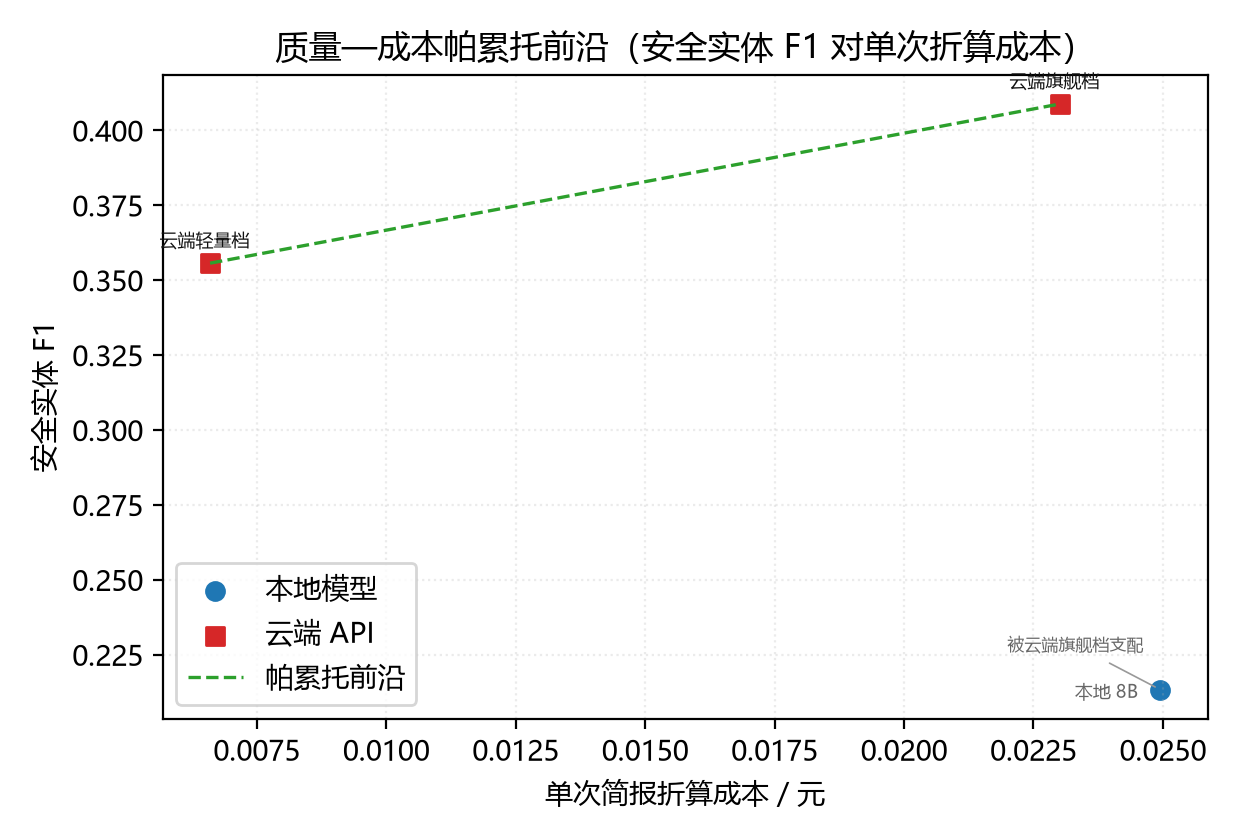

Python code for this plot:
"""图3　质量—成本帕累托前沿（R9）。

数据来源：reports/aggregate.json 中各配置的 ROUGE-L（质量）与单次折算成本。
成本缺失（pricing.yaml 未填）时不绘图，避免用假数据画图。
"""
from __future__ import annotations

from pathlib import Path
from typing import Any, Dict, List, Optional

from experiments.common import read_json
from experiments.logging_utils import get_logger
from experiments.metrics.aggregate import PRIMARY_METRIC
from experiments.paths import AGGREGATE, FIGURES_DIR

logger = get_logger("exp.fig3")

# 图内标签用论文口径的中文名，避免出现 cloud_flagship 这类配置 id
LABELS = {
    "qwen3:8b": "本地 8B",
    "cloud_flagship": "云端旗舰档",
    "cloud_light": "云端轻量档",
    "baseline_keyword": "关键词规则",
    "baseline_textrank": "TextRank",
    "baseline_tfidf": "TF-IDF 聚类",
}


def _pareto(points: List[Dict[str, Any]]) -> List[Dict[str, Any]]:
    """成本越小越好、质量越大越好 → 前沿 = 按成本升序后质量递增的点。"""
    ordered = sorted(points, key=lambda p: p["cost"])
    front: List[Dict[str, Any]] = []
    best = -1.0
    for p in ordered:
        if p["quality"] > best:
            front.append(p)
            best = p["quality"]
    return front


def draw(out: Optional[Path] = None, agg_path: Optional[Path] = None) -> Optional[Path]:
    agg = read_json(Path(agg_path) if agg_path else AGGREGATE) if AGGREGATE.exists() else {}
    configs = agg.get("configs") or {}
    groups = agg.get("groups") or {}
    points: List[Dict[str, Any]] = []
    for cfg, v in configs.items():
        # 质量轴用论文主指标（实体 F1）；ROUGE-L 因跨语言不匹配绝对值偏低，不用于绘图
        q = (v.get(PRIMARY_METRIC) or {}).get("mean")
        c = v.get("cost_per_item_mean")
        if q is None or c is None:
            continue
        points.append({"config": cfg, "quality": float(q), "cost": float(c),
                       "group": groups.get(cfg, "unknown")})
    if len(points) < 2:
        logger.warning("可用于绘图的配置不足（需要同时有质量与成本数据），跳过图3")
        return None

    try:
        import matplotlib

        matplotlib.use("Agg")
        import matplotlib.pyplot as plt
    except Exception as e:  # noqa: BLE001
        logger.warning("matplotlib 不可用，跳过图3: %s", e)
        return None

    FIGURES_DIR.mkdir(parents=True, exist_ok=True)
    out_path = Path(out) if out else FIGURES_DIR / "fig3_pareto.png"

    # 中文字体：matplotlib 默认字体无 CJK 字形，会把标签渲染成方框
    plt.rcParams["font.sans-serif"] = ["Microsoft YaHei", "SimHei", "DejaVu Sans"]
    plt.rcParams["axes.unicode_minus"] = False

    colors = {"local": "#1f77b4", "cloud": "#d62728", "baseline": "#7f7f7f"}
    markers = {"local": "o", "cloud": "s", "baseline": "^"}
    fig, ax = plt.subplots(figsize=(6.2, 4.2), dpi=200)
    for g in ("baseline", "local", "cloud"):
        pts = [p for p in points if p["group"] == g]
        if not pts:
            continue
        ax.scatter([p["cost"] for p in pts], [p["quality"] for p in pts],
                   c=colors[g], marker=markers[g], s=42, label={"local": "本地模型", "cloud": "云端 API",
                                                                "baseline": "非大模型基线"}[g])
    front = _pareto(points)
    if len(front) > 1:
        ax.plot([p["cost"] for p in front], [p["quality"] for p in front],
                "--", color="#2ca02c", linewidth=1.2, label="帕累托前沿")
    for p in points:
        dominated = p not in front
        # 被支配的点画在右侧边界附近，标签放左侧，免得被坐标轴切掉
        offset = (-8, -3) if dominated else (-2, 6)
        ax.annotate(LABELS.get(p["config"], p["config"]), (p["cost"], p["quality"]),
                    fontsize=6.6, xytext=offset,
                    textcoords="offset points", ha="right" if dominated else "center",
                    color="#666666" if dominated else "#111111")
    if any(p not in front for p in points):
        ax.annotate("被云端旗舰档支配",
                    xy=(next(p["cost"] for p in points if p not in front),
                        next(p["quality"] for p in points if p not in front)),
                    xytext=(-6, 14), textcoords="offset points", fontsize=6.2,
                    color="#666666", ha="right",
                    arrowprops={"arrowstyle": "-", "color": "#999999", "linewidth": 0.6})

    ax.set_xlabel("单次简报折算成本 / 元")
    # 质量轴用的是论文主指标（安全实体 F1），此前误标为 ROUGE-L
    ax.set_ylabel("安全实体 F1")
    ax.set_title("质量—成本帕累托前沿（安全实体 F1 对单次折算成本）")
    ax.grid(alpha=0.25, linestyle=":")
    ax.legend(loc="best")
    fig.tight_layout()
    fig.savefig(out_path)
    plt.close(fig)
    logger.info("图3 已生成: %s（%d 个配置）", out_path, len(points))
    return out_path


if __name__ == "__main__":
    draw()
